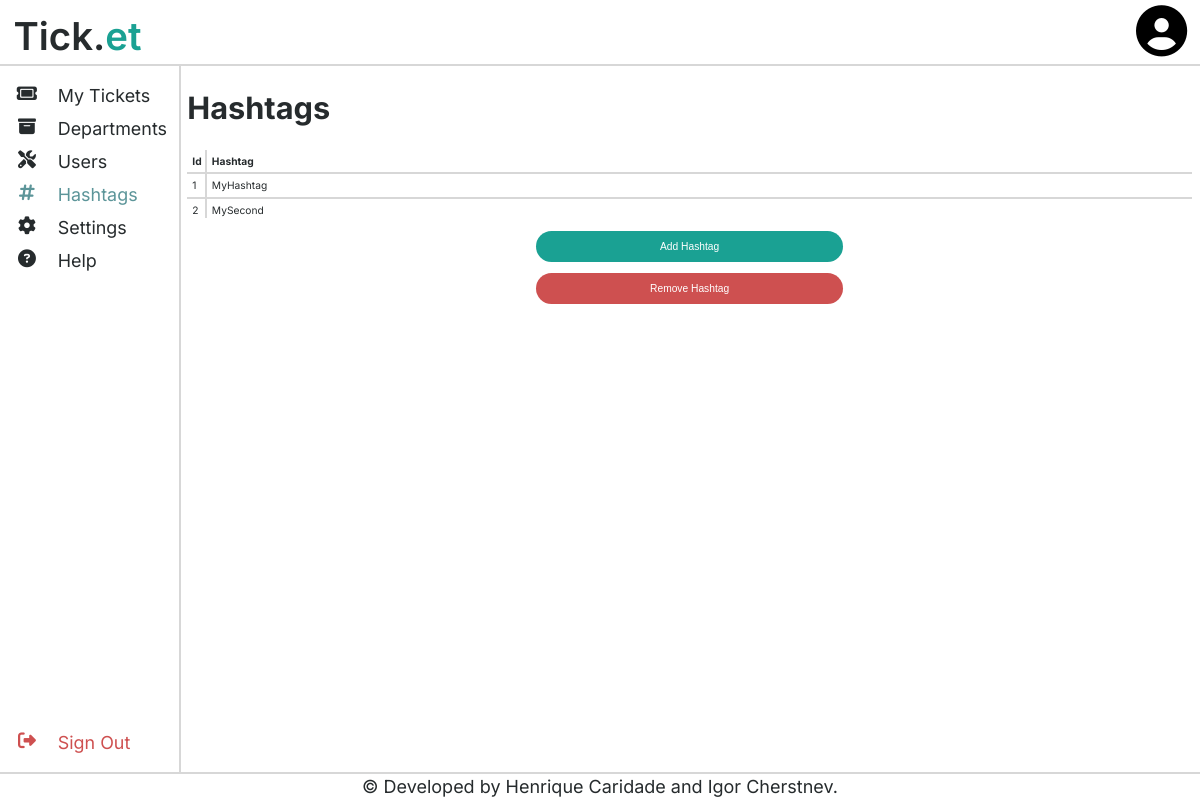
Before: /index.php?page=hashtags (signed in) with the older database file.
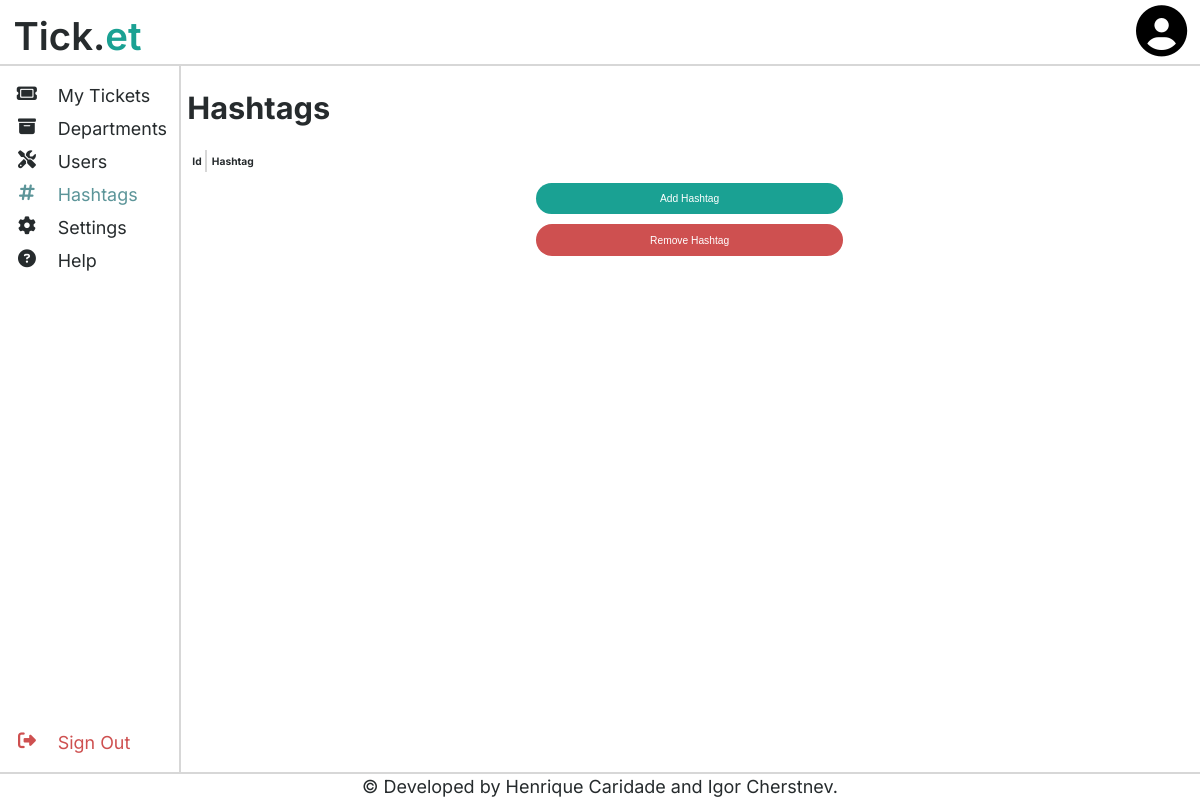
After: the same page with the newer database file.
### tables this page shows
CREATE TABLE Hashtag (
    id INTEGER PRIMARY KEY AUTOINCREMENT NOT NULL,
    value STRING NOT NULL
);

### index.php (called while the page is built, shortened)
<?php
    include_once('./classes/session.php');
    $session = Session::getSession();
    if (isset($_GET['page'])) {
        switch ($_GET['page']) {
            case 'hashtags': include_once("./pages/hashtag_page.php"); break;
        }
    } else {
        if ($session->isLoggedIn()) die(header('Location: ./index.php?page=dashboard'));
        else die(header('Location: ./index.php?page=login'));
    }
    drawPage($_GET);
?>

### classes/session.php (called while the page is built, shortened)
<?php
    class Session {
        public function getMyRights(string $rights){
            return Session::getRights($_SESSION[Session::USERTYPE], $rights);
        }
        public static function getRights(string $userType, string $rights) {
            if($rights === User::USERTYPE_AGENT){
                return $userType === User::USERTYPE_AGENT or $userType === User::USERTYPE_ADMIN;
            }
            if($rights === User::USERTYPE_ADMIN){
                return $userType === User::USERTYPE_ADMIN;
            }
        }
    }
?>

### classes/hashtag.php (called while the page is built, shortened)
<?php
    class Hashtag {
        private function __construct(int $id, string $value) {
            $this->id = $id;
            $this->value = $value;
        }
        private static function fromArray(array $hashtag) : Hashtag {
            return new Hashtag((int) $hashtag['id'], $hashtag['value']);
        }
        public static function getAllHashtags(PDO $db) : array {
            $stmt = $db->prepare('SELECT * FROM Hashtag');
            $stmt->execute();
            $hashtagArray = array();
            foreach($stmt->fetchAll() as $hashtag){
                $hashtagArray[] = Hashtag::fromArray($hashtag);
            }
            return $hashtagArray;
        }
    }
?>

### templates/hashtag.php (the view, shortened to what this page needs)
<?php
    require_once(dirname(__DIR__) . "/classes/hashtag.php");
?>
<?php
    function _drawHashtagTableItem(Hashtag $hashtag) {
?>
        <tr class="hashtag-item">
            <td class="hashtag-id"><?=htmlentities($hashtag->id); ?></td>
            <td class="hashtag-value"><?=htmlentities($hashtag->value); ?></td>
        </tr>
<?php
    }
    function drawHashtagTable(array $hashtags) {
?>
<div class="scroll-wrapper">
    <table id="hashtags">
        <thead>
            <tr>
                <th style="width: 0;">Id</th>
                <th>Hashtag</th>
            </tr>
        </thead>
        <tbody>
        <?php foreach ($hashtags as $hashtag) _drawHashtagTableItem($hashtag); ?>
        </tbody>
    </table>
</div>
<?php
    }
?>

### templates/header.php (shortened to what this page needs)
<?php
    require_once(dirname(__DIR__) . "/classes/session.php");
    function drawHeader(bool $drawProfile=true) {
?>
<html lang="en">
<head>
    <link rel="stylesheet" href="../css/include.css">
    <link rel="stylesheet" href="../css/main.css">
    <link rel="stylesheet" href="../css/account.css">
    <link rel="stylesheet" href="../css/faq.css">
    <link rel="stylesheet" href="../css/button.css">
    <link rel="stylesheet" href="../css/userForms.css">
    <link rel="stylesheet" href="../css/admin.css">
    <link rel="stylesheet" href="../css/popup.css">
    <link rel="stylesheet" href="../css/table.css">
    <link rel="stylesheet" href="../css/search.css">
    <link rel="stylesheet" href="../css/ticket.css">
    <link rel="stylesheet" href="../css/change.css">
    <link rel="stylesheet" href="../css/comment.css">
    <link rel="stylesheet" href="../css/mobile.css">
</head>
<body>
    <header>
        <span id="logo">Tick.<span id="logo-highlight">et</span></span>
        <?php if ($drawProfile) { ?>
            <form class="profile-form" action="./index.php" method="get">
                <button type='submit' class="profile-submit"><i class="fa-solid fa-circle-user"></i></button>
            </form>
        <?php } ?>
    </header>
<?php
    }
?>

### templates/sidebar.php
<?php
    function drawSidebar(Session $session, string $currentPage='NONE') {
?>
<div class="sidebar">
    <a href="./index.php?page=dashboard" <?php if ($currentPage == 'dashboard') echo 'class="selected"';?>>
        <span class="icon"><i class="fa-solid fa-ticket"></i></span>
        <span class="text">My Tickets</span>
    </a>
    <?php if($session->getMyRights(User::USERTYPE_AGENT) ) { ?>
        <a href="./index.php?page=departments" <?php if ($currentPage == 'departments') echo 'class="selected"';?>>
            <span class="icon"><i class="fa-solid fa-box-archive"></i></span>
            <span class="text">Departments</span>
        </a>
    <?php } ?>
    <?php if($session->getMyRights(User::USERTYPE_ADMIN) ) { ?>
        <a href="./index.php?page=users" <?php if ($currentPage == 'users') echo 'class="selected"';?>>
            <span class="icon"><i class="fa-solid fa-screwdriver-wrench"></i></span>
            <span class="text">Users</span>
        </a>
        <a href="./index.php?page=hashtags" <?php if ($currentPage == 'hashtags') echo 'class="selected"';?>>
            <span class="icon"><i class="fa-solid fa-hashtag"></i></span>
            <span class="text">Hashtags</span>
        </a>
    <?php } ?>
    <a href="./index.php?page=settings" <?php if ($currentPage == 'settings') echo 'class="selected"';?>>
        <span class="icon"><i class="fa-solid fa-gear"></i></span>
        <span class="text">Settings</span>
    </a>
    <a href="./index.php?page=help" <?php if ($currentPage == 'help') echo 'class="selected"';?>>
        <span class="icon"><i class="fa-solid fa-question-circle"></i></span>
        <span class="text">Help</span>
    </a>
    <a href="./actions/logout.php">
        <span class="icon"><i class="fa-solid fa-right-from-bracket"></i></span>
        <span class="text sign-out">Sign Out</span>
    </a>
</div>
<?php
    }
?>

### pages/hashtag_page.php (shortened to what this page needs)
<?php
    require_once(dirname(__DIR__) . "/templates/header.php");
    require_once(dirname(__DIR__) . "/templates/footer.php");
    require_once(dirname(__DIR__) . "/templates/sidebar.php");
    require_once(dirname(__DIR__) . "/templates/toast.php");
    require_once(dirname(__DIR__) . "/templates/hashtag.php");
    require_once(dirname(__DIR__) . "/classes/session.php");
    require_once(dirname(__DIR__) . "/classes/hashtag.php");
    $session = Session::getSession();
    function drawPage(array $getArray) {
        global $session;
        $db = getDatabaseConnection();
        $hashtags = Hashtag::getAllHashtags($db);
        drawHeader();
        drawSidebar($session, 'hashtags');
?>
<main class="main-sidebar">
    <div class="page center-toast">
        <h1 class="title">Hashtags</h1>
        <div id="hashtag-table">
            <?php drawHashtagTable($hashtags); ?>
        </div>
        <?php if ($session->getMyRights(User::USERTYPE_ADMIN)) { ?>
            <div class="big-button"><button id="hashtag-add-button">Add Hashtag</button></div>
            <div class="big-button"><button id="hashtag-remove-button" class="red">Remove Hashtag</button></div>
        <?php }
        ?>
    </div>
</main>
<?php
        drawFooter();
    }
?>

### templates/footer.php
<?php
    function drawFooter() {
?>
    <footer>
        <span id="footer-info">&copy; Developed by Henrique Caridade and Igor Cherstnev.</span>
    </footer>
    </body>
</html>
<?php
    }
?>

### css/include.css (style rules this page uses)
:root { --primary-background-color: #ffffffff; --secondary-background-color: #d7d7d7ff; --primary-color: #262b2dff; --secondary-color: #5c9599ff; --accent-color: #1aa193ff; --error-color: #ce5050ff; --warning-color: #ddc54fff; --success-color: #2ab75bff; --unselected-color: #a0a0a0ff; --header-height: 5em; --footer-height: 2em; --sidebar-width: 14em; --sidebar-mobile-width: 3em; --sidebar-padding: 15px; --margin-sides: 10em; }

### css/main.css (style rules this page uses)
body { font-family: 'Inter', sans-serif; background-color: var(--primary-background-color); color: var(--primary-color); }
.page { position: relative; margin: 0 var(--margin-sides); }
a { color: var(--accent-color); text-decoration: none; }
header { position: fixed; top: 0; left: 0; width: 100%; height: var(--header-height); border-bottom: 2px solid var(--secondary-background-color); background-color: var(--primary-background-color); z-index: 2; }
#logo { font-size: 3em; position: absolute; top: 0.35em; left: 0.35em; font-weight: 600; }
#logo-highlight { color: var(--accent-color); }
footer { position: fixed; bottom: 0; left: 0; width: 100%; height: var(--footer-height); font-size: 1em; border-top: 2px solid var(--secondary-background-color); background-color: var(--primary-background-color); z-index: 2; text-align: center; }
#footer-info { position: relative; top: 0.1em; font-size: large; }
.sidebar { height: calc(100% - var(--header-height) - var(--footer-height) - 2 * var(--sidebar-padding)); width: var(--sidebar-width); position: fixed; top: var(--header-height); left: 0; overflow-x: hidden; border-right: 2px solid var(--secondary-background-color); padding: var(--sidebar-padding) 0; background-color: var(--primary-background-color); z-index: 1; }
.sidebar a { position: relative; display: block; padding: 6px 10px; width: calc(100% - 20px); color: var(--primary-color); font-size: 1.4em; }
.sidebar a .icon { position: absolute; right: 70%; width: 30%; text-align: center; }
.sidebar a .text { position: relative; left: 30%; }
.sidebar a:last-child { position: absolute; bottom: var(--sidebar-padding); color: var(--error-color); }
.sidebar .selected { color: var(--secondary-color); }
main { margin-top: var(--header-height); margin-bottom: var(--footer-height); }
main.main-sidebar { overflow: hidden; margin-left: var(--sidebar-width); }
.title { font-size: 3em; padding-top: 0.8em; padding-bottom: 0.8em; margin-block-start: 0; margin-block-end: 0; }
div.scroll-wrapper { overflow-x: scroll; }

### css/button.css (style rules this page uses)
button:not(.faq-question):not(.ticket-page-submit):not(.user-page-submit):not(.profile-submit):not(.ticket-submit):not(.other-profile-submit) { padding: 0.8em; color: var(--primary-background-color); border: none; padding: 0.5em; border-radius: 2em; }
button:not(.red):not(.faq-question):not(.ticket-page-submit):not(.user-page-submit):not(.profile-submit):not(.ticket-submit):not(.other-profile-submit) { background-color: var(--accent-color); }
button.red { background-color: var(--error-color); }
div.big-button { margin-top: 1em; width: 100%; text-align: center; }
button#ticket-open-button, button#department-add-button, button#department-remove-button, button#hashtag-add-button, button#hashtag-remove-button { width: 30em; min-width: 15em; padding: 1em; }
button.profile-submit { background-color: transparent; border: none; font-size: 4em; padding: 0; }
form.profile-form { position: absolute; top: 0.5em; right: 1em; }
form.ticket-page-form, form.ticket-form, form.user-page-form, form.profile-form, form.other-profile-form { margin-block-end: 0; }

### css/table.css (style rules this page uses)
table { width: 100%; border-collapse: collapse; }
table, table th, table td { position: relative; }
table th { padding: 0.5em; text-align: left; }
table th { white-space: nowrap; }
table td { min-width: 0; padding: 0.5em; overflow: hidden; border-top: 2px solid var(--secondary-background-color); }
table td { white-space: nowrap; position: relative; overflow: hidden; min-width: 0; }

### css/mobile.css (style rules this page uses)
@media only screen and (max-width: 1200px) { .page { position: relative; font-size: 0.8em; margin: 0; } }
@media only screen and (max-width: 1200px) { body { font-size: 0.8rem; } }
@media only screen and (max-width: 1200px) { table { font-size: 1em; } }
@media only screen and (max-width: 1200px) { button { font-size: 1em; } }

Changed rows visible on the page:
removed hashtag: id "1", value "MyHashtag"
removed hashtag: id "2", value "MySecond"
